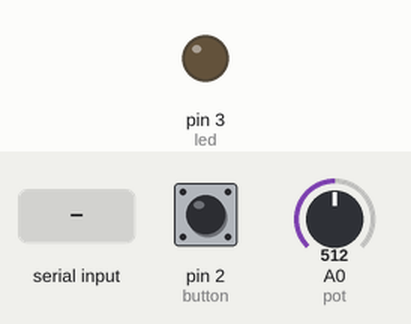
Recording of a sketch running on a simulated Arduino Uno, built with avr-gcc and run on an emulated ATmega328P. On the bench: output pins drawn as LEDs (lit = HIGH). The inputs (shaded band) are chosen by the test bench; at power-on: pin 2 (button) LOW, A0 (pot) = 512. What the sketch prints to the serial monitor is not drawn.

Above: at 1.2 s.
1.3 s: byte 1 (1) received over Serial
At 2.2 s:
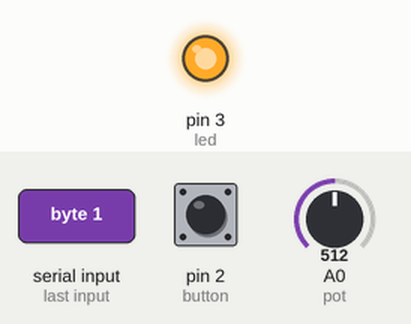
5.8 s: "1" received over Serial
At 7.1 s:
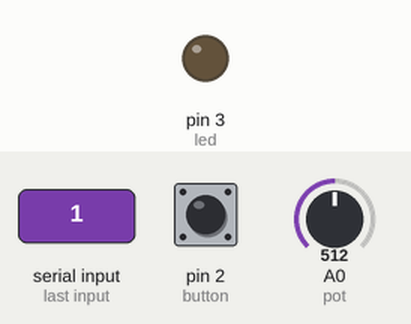
Timing chart, 0 to 8.8 s (numbered marks = the images above; inputs shaded):
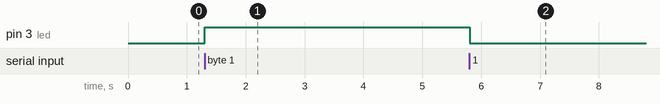

Measured:
- after the input at 1.3 s, pin 3 (led): LOW → HIGH at once
- after the input at 5.8 s, pin 3 (led): HIGH → LOW at once

The sketch:

InOut.ino
```cpp
//Based on ITP Physical Computing Labs
//https://itp.nyu.edu/physcomp/labs/labs-serial-communication/lab-serial-input-to-the-p5-js-ide/
//https://itp.nyu.edu/physcomp/labs/labs-serial-communication/lab-serial-output-from-p5-js/
//https://itp.nyu.edu/physcomp/labs/labs-serial-communication/two-way-duplex-serial-communication-using-p5js/

//Input pin for button
const int button =  2;
//Input pin for potentiometer
const int pot = 0;
//Output pin for LED
const int led = 3;
//Variable for keeping inputs states
int buttonState = 0;
int potValue = 0;

void setup() {

  //Starting serial communication
  Serial.begin(9600);

  //Set inputs and outputs
  pinMode(button,INPUT);
  pinMode(led,OUTPUT);

}

void loop() {

  //Constantly read inputs
  buttonState = digitalRead(button);
  potValue = analogRead(pot);

  //Print data in serial port as ASCII
  Serial.print(buttonState);
  //Concatenate values with a comma
  Serial.print(",");

  Serial.println(potValue);


 //Check if Serial is available for reading data
  if (Serial.available() > 0) {
    //Read what is incoming
    int inByte = Serial.read();
    //If a 1 is coming then turn on LED
    if(inByte==1){
        digitalWrite(led,HIGH);
      }else{
        digitalWrite(led,LOW);
      }
    }
  //Delay for stabilizing the ADC
  delay(1);
}
```
